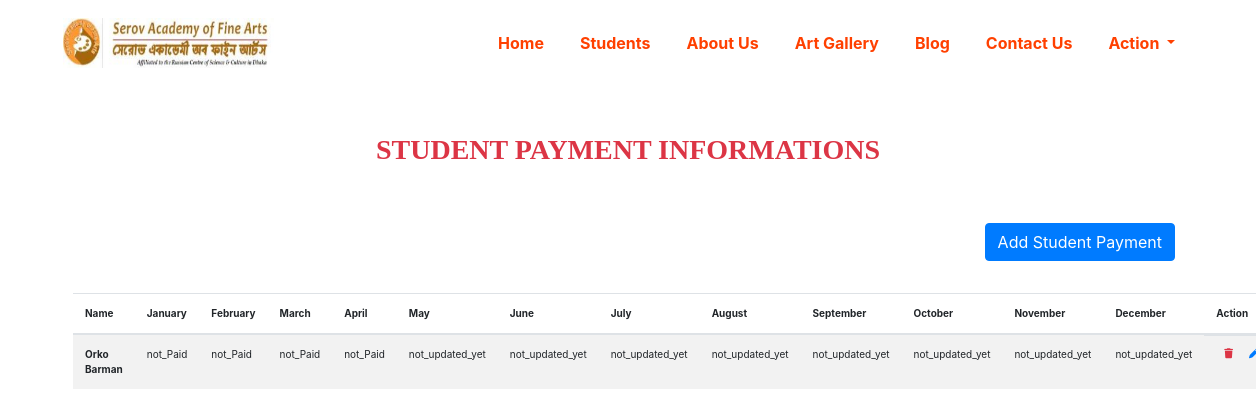
The app's page /student/payment, older data.
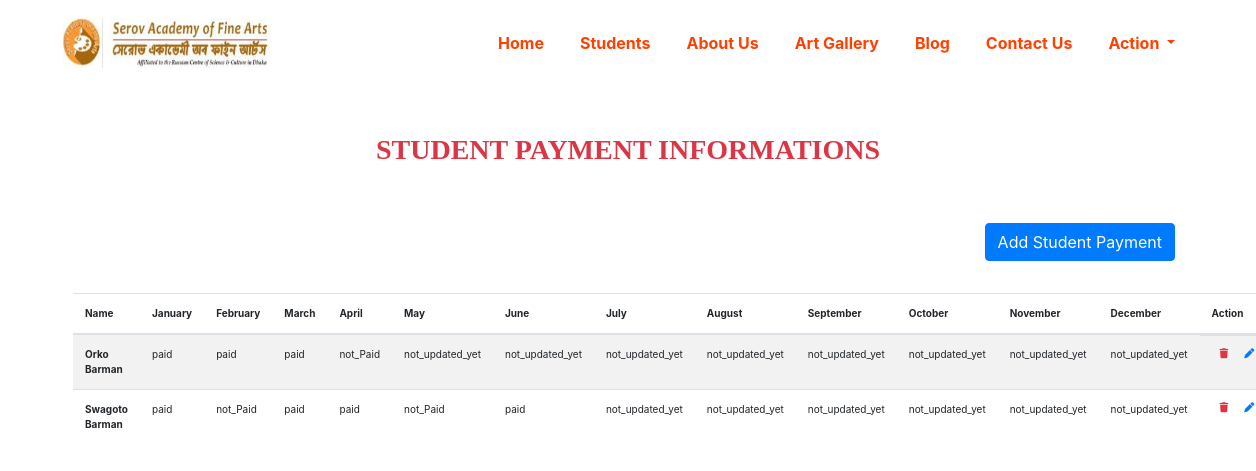
The same page, newer data.
### main/models.py (models this page shows, shortened)
class Payment(models.Model):
    student=models.ForeignKey(Student,on_delete=models.CASCADE)
    january=models.CharField(max_length=255,choices=PAYMENT_STATUS,default="not_updated_yet")
    february = models.CharField(max_length=255, choices=PAYMENT_STATUS, default="not_updated_yet")
    march = models.CharField(max_length=255, choices=PAYMENT_STATUS, default="not_updated_yet")
    april = models.CharField(max_length=255, choices=PAYMENT_STATUS, default="not_updated_yet")
    may = models.CharField(max_length=255, choices=PAYMENT_STATUS, default="not_updated_yet")
    june = models.CharField(max_length=255, choices=PAYMENT_STATUS, default="not_updated_yet")
    july = models.CharField(max_length=255, choices=PAYMENT_STATUS, default="not_updated_yet")
    august = models.CharField(max_length=255, choices=PAYMENT_STATUS, default="not_updated_yet")
    september = models.CharField(max_length=255, choices=PAYMENT_STATUS, default="not_updated_yet")
    october = models.CharField(max_length=255, choices=PAYMENT_STATUS, default="not_updated_yet")
    november = models.CharField(max_length=255, choices=PAYMENT_STATUS, default="not_updated_yet")
    december = models.CharField(max_length=255, choices=PAYMENT_STATUS, default="not_updated_yet")

class Student(models.Model):
    name =models.CharField(max_length=255)
    roll =models.CharField(max_length=255)
    group =models.ForeignKey(Group,on_delete=models.CASCADE)
    email =models.EmailField(max_length=255,null=True,blank=True)
    gender=models.CharField(max_length=10,choices=GENDER_CHOICES)
    mobile =models.CharField(max_length=255)
    photo = models.ImageField(upload_to='images/student/')
    blood =models.CharField(max_length=10,choices=BLOOD_CHOICES)
    address =models.CharField(max_length=255,null=True,blank=True)
    father_name =models.CharField(max_length=255,null=True,blank=True)
    mother_name =models.CharField(max_length=255,null=True,blank=True)
    admission_date =models.DateField()

### main/views.py (the view)
# urls.py: path('student/payment', PaymentView.as_view(), name='student-payment'),
class PaymentView(ListView):
    model = Payment
    template_name = 'student_payment.html'
    ordering = ['student']

### main/templates/student_payment.html
{% extends 'base.html' %}
{% block body %}
    <div class="container">
        <h3 class="text-uppercase font-weight-bold text-center text-danger my-5">student payment informations</h3>
        <div class="text-right">
                            <a class="btn btn-primary text-white m-2" href="{% url 'add-student-payment' %}">Add Student Payment</a>
        </div>
        <table class="table table-striped mt-4" style="font-size: x-small">
            <thead>
            <tr>
                <th scope="col">Name</th>
                <th scope="col">January</th>
                <th scope="col">February</th>
                <th scope="col">March</th>
                <th scope="col">April</th>
                <th scope="col">May</th>
                <th scope="col">June</th>
                <th scope="col">July</th>
                <th scope="col">August</th>
                <th scope="col">September</th>
                <th scope="col">October</th>
                <th scope="col">November</th>
                <th scope="col">December</th>
                <th scope="col">Action</th>
            </tr>
            </thead>
            <tbody>
            {% for payment in object_list %}
                <tr>
                    <th scope="row" class="text-capitalize">{{ payment.student.name }}</th>
                    <td>{{ payment.january }}</td>
                    <td>{{ payment.february }}</td>
                    <td>{{ payment.march }}</td>
                    <td>{{ payment.april }}</td>
                    <td>{{ payment.may }}</td>
                    <td>{{ payment.june }}</td>
                    <td>{{ payment.july }}</td>
                    <td>{{ payment.august }}</td>
                    <td>{{ payment.september }}</td>
                    <td>{{ payment.october }}</td>
                    <td>{{ payment.november }}</td>
                    <td>{{ payment.december }}</td>
                    <td class="d-flex"><a class="fas fa-trash text-danger mx-2" href="#"></a><a class="fas fa-pen text-primary mx-2" href="{% url 'edit-student-payment' payment.pk%}"></a></td>
                </tr>
            {% endfor %}
            </tbody>
        </table>
    </div>
{% endblock %}

Row changes from the older to the newer data that the page shows:
changed Payment "Orko Barman": january "not_Paid" → "paid"; february "not_Paid" → "paid"; march "not_Paid" → "paid"
added Payment: student.name "Swagoto Barman", january "paid", february "not_Paid", march "paid", april "paid", may "not_Paid", june "paid", july "not_updated_yet", august "not_updated_yet", september "not_updated_yet", october "not_updated_yet", november "not_updated_yet", december "not_updated_yet"
